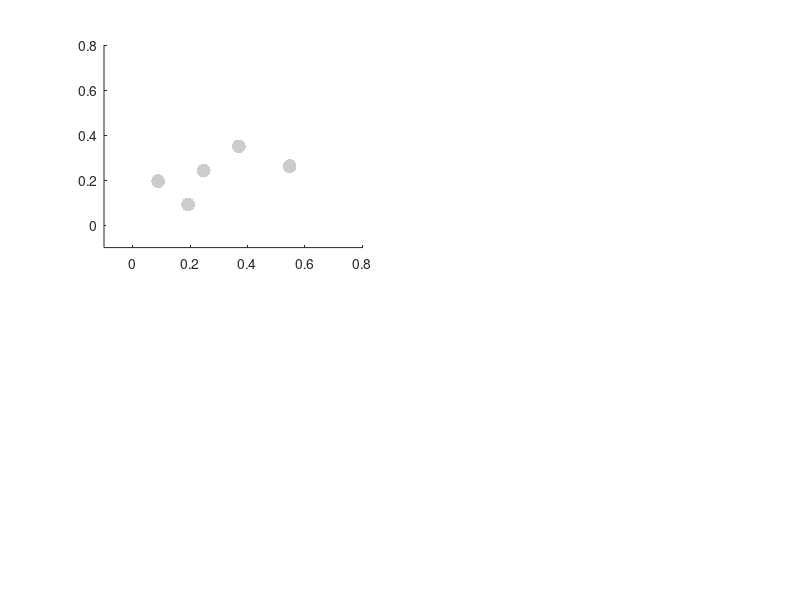

The MATLAB script that drew this image: (Note: this script raises an error after producing the figure.)
clc
clear
close all


load distortion_observed.mat

exclude_subj_index = [1 2 4 5 7 9 10 11];
distortion_observed_FG(exclude_subj_index) = [];
distortion_observed_FE(exclude_subj_index) = [];

load click_positions_wFixDot.mat

hBarLength_FG = abs(frontDotX_FG - backDotX_FG);
hBarLength_FE = abs(frontDotX_FE - backDotX_FE);

leftHand_FG = abs(centerDotX_FG - backDotX_FG);
leftHand_FE = abs(centerDotX_FE - backDotX_FE);

rightHand_FG = abs(frontDotX_FG - centerDotX_FG);
rightHand_FE = abs(frontDotX_FE - centerDotX_FE);

distortion_expected_FG = (leftHand_FG-rightHand_FG) ./ hBarLength_FG;
distortion_expected_FE = (leftHand_FE-rightHand_FE) ./ hBarLength_FE;

exclude_subj_index = [3 5 7];
distortion_expected_FG(exclude_subj_index) = [];
distortion_expected_FE(exclude_subj_index) = [];

figure('units','inches','outerposition',[1 1 6.75 8])


%% plot difference (FG)
subplot(2,2,1)

szMarker = 100;
alphaMarker = .2;
c = 'k';
ticks = 0:.2:1;

hold on
scatter(distortion_expected_FG, distortion_observed_FG, ...
    szMarker, c, 'fill', ...
    'markerfacealpha',alphaMarker)

axis([-.1 .8 -.1 .8])
addUnityLine

xticks(ticks)
xlabel 'Inferred distortion'
xline(0)

yticks(ticks)
ylabel 'Observed distortion'
yline(0)

text(.5, .05, ['N = ',num2str(numel(distortion_observed_FG))])

title ''
legend off
cleanplot

fprintf([ ...
    '\n <FG distortion>' ...
    '\n median observed: %4.2f' ...
    '\n median inferred: %4.2f\n'], ...
    median(distortion_observed_FG), ...
    median(distortion_expected_FG))

% ------------------- plot difference
subplot(2,2,2)

% data_mat = hBarCenter_FE./hBarCenter_FG;
data_mat = (distortion_observed_FG-distortion_expected_FG)./distortion_expected_FG*100;

scatterbar_median(data_mat);
errorbar(1, median(data_mat), MAD(data_mat), ...
    'o','color','k','linewidth',2,'marker','none')

xticks(1)
set(gca,'xcolor','none')

ylabel({'Distortion difference (%)'; '(Observed vs. Inferred)'})
yticks(-200:50:200)
ylim([-100 150])
yline(0,'-')

% add statistics
[delta, ~, p, W, z, r] = signrank_full(data_mat);
fprintf([ ...
    '\n <Distortion difference FG (Observed vs. Inferred>' ...
    '\n -----------------------' ...
    '\n median difference = %4.1f %%' ...
    '\n W = %5.2f' ...
    '\n z = %5.2f' ...
    '\n p = %5.3f' ...
    '\n r = %4.2f \n'], ...
delta,W,z,p,r)
statbar(1,1,150,p)

pbaspect([1,3,1])
cleanplot

%% plot scatter (FE)
subplot(2,2,3)

hold on
scatter(distortion_expected_FE, distortion_observed_FE, ...
    szMarker, c, 'fill', ...
    'markerfacealpha',alphaMarker)

axis([-.1 .8 -.1 .8])
addUnityLine

xticks(ticks)
xlabel 'Inferred distortion'
xline(0)

yticks(ticks)
ylabel 'Observed distortion'
yline(0)

text(.05, .7, ['N = ',num2str(numel(distortion_observed_FG))])

title ''
legend off
cleanplot

fprintf([ ...
    '\n <FE distortion>' ...
    '\n median observed: %4.2f' ...
    '\n median inferred: %4.2f\n'], ...
    median(distortion_observed_FE), ...
    median(distortion_expected_FE))

% ------------------- plot difference
subplot(2,2,4)

data_mat = (distortion_observed_FE-distortion_expected_FE)./distortion_expected_FE*100;

scatterbar_median(data_mat);
errorbar(1, median(data_mat), MAD(data_mat), ...
    'o','color','k','linewidth',2,'marker','none')

xticks(1)
set(gca,'xcolor','none')

ylabel({'Distortion difference (%)'; '(Observed vs. Inferred)'})
yticks(-200:25:200)
ylim([-120 20])
yline(0,'-')

% add statistics
[delta, ~, p, W, z, r] = signrank_full(data_mat);
fprintf([ ...
    '\n <Distortion difference FE (Observed vs. Inferred>' ...
    '\n -----------------------' ...
    '\n median difference = %4.1f %%' ...
    '\n W = %5.2f' ...
    '\n z = %5.2f' ...
    '\n p = %5.3f' ...
    '\n r = %4.2f \n'], ...
delta,W,z,p,r)
statbar(1,1,-120,p)

pbaspect([1,3,1])
cleanplot

%% Flash-Grab vs. Frame (difference comparison)
data_mat_FG = (distortion_observed_FG-distortion_expected_FG)./distortion_expected_FG*100;
data_mat_FE = (distortion_observed_FE-distortion_expected_FE)./distortion_expected_FE*100;
[delta, ~, p, W, z, r] = signrank_full(data_mat_FG, data_mat_FE);
fprintf([ ...
    '\n <Distortion difference comparison (FG vs. FE>' ...
    '\n -----------------------' ...
    '\n median difference = %4.1f %%' ...
    '\n W = %5.2f' ...
    '\n z = %5.2f' ...
    '\n p = %5.3f' ...
    '\n r = %4.2f \n'], ...
delta,W,z,p,r)

%% save figure
set(gcf,'papersize',[8.3 11.7])
saveas(gcf,'../results/fig05_wFixDot.pdf')
